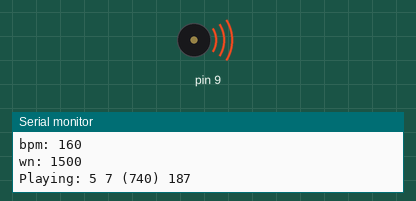
Simulated run of this sketch. Board: Arduino Uno, built with avr-gcc and run on an emulated ATmega328P. Parts: buzzer (waves = sounding), the last lines printed to the serial monitor.

Above: at 0.1 s.
At 38.2 s:
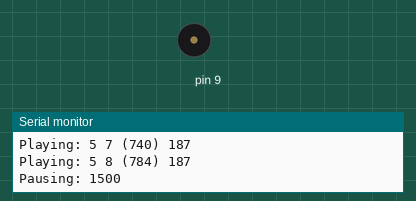
Timing chart, 0 to 40.0 s (numbered marks = the images above):
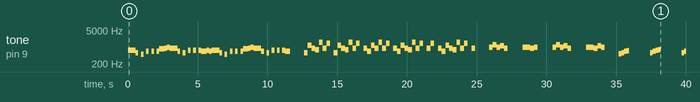

Measured:
- by itself, tone on pin 9: plays 740 Hz for 0.56 s, 587 Hz for 0.19 s, 494 Hz for 0.19 s, 659 Hz for 0.19 s, 659 Hz for 0.19 s, 659 Hz for 0.19 s … (101 notes in this stretch)

The sketch:

Musicas_no_Arduino_RTTTL.ino
```cpp
/*
GME - Grupo de Metodos Eletroforéticos
Instituto de Quimica - UFG

A fun sketch to demonstrate the use of the Tone library.

To mix the output of the signals to output to a small speaker (i.e. 8 Ohms or higher),
simply use 1K Ohm resistors from each output pin and tie them together at the speaker.
Don't forget to connect the other side of the speaker to ground!

You can get more RTTTL (RingTone Text Transfer Language) songs from
http://code.google.com/p/rogue-code/wiki/ToneLibraryDocumentation

criado   2017
por
modificado nov 2022
por Wanderson D. Lopes
*/


#include <Tone.h>

Tone tone1;

#define OCTAVE_OFFSET 0

int notes[] = { 0,
NOTE_C4, NOTE_CS4, NOTE_D4, NOTE_DS4, NOTE_E4, NOTE_F4, NOTE_FS4, NOTE_G4, NOTE_GS4, NOTE_A4, NOTE_AS4, NOTE_B4,
NOTE_C5, NOTE_CS5, NOTE_D5, NOTE_DS5, NOTE_E5, NOTE_F5, NOTE_FS5, NOTE_G5, NOTE_GS5, NOTE_A5, NOTE_AS5, NOTE_B5,
NOTE_C6, NOTE_CS6, NOTE_D6, NOTE_DS6, NOTE_E6, NOTE_F6, NOTE_FS6, NOTE_G6, NOTE_GS6, NOTE_A6, NOTE_AS6, NOTE_B6,
NOTE_C7, NOTE_CS7, NOTE_D7, NOTE_DS7, NOTE_E7, NOTE_F7, NOTE_FS7, NOTE_G7, NOTE_GS7, NOTE_A7, NOTE_AS7, NOTE_B7
};

//char *song = "The Simpsons:d=4,o=5,b=160:c.6,e6,f#6,8a6,g.6,e6,c6,8a,8f#,8f#,8f#,2g,8p,8p,8f#,8f#,8f#,8g,a#.,8c6,8c6,8c6,c6";
//char *song = "Indiana:d=4,o=5,b=250:e,8p,8f,8g,8p,1c6,8p.,d,8p,8e,1f,p.,g,8p,8a,8b,8p,1f6,p,a,8p,8b,2c6,2d6,2e6,e,8p,8f,8g,8p,1c6,p,d6,8p,8e6,1f.6,g,8p,8g,e.6,8p,d6,8p,8g,e.6,8p,d6,8p,8g,f.6,8p,e6,8p,8d6,2c6";
char *song1 = "TakeOnMe:d=4,o=4,b=160:8f#5,8f#5,8f#5,8d5,8p,8b,8p,8e5,8p,8e5,8p,8e5,8g#5,8g#5,8a5,8b5,8a5,8a5,8a5,8e5,8p,8d5,8p,8f#5,8p,8f#5,8p,8f#5,8e5,8e5,8f#5,8e5,8f#5,8f#5,8f#5,8d5,8p,8b,8p,8e5,8p,8e5,8p,8e5,8g#5,8g#5,8a5,8b5,8a5,8a5,8a5,8e5,8p,8d5,8p,8f#5,8p,8f#5,8p,8f#5,8e5,8e5";
//char *song = "Entertainer:d=4,o=5,b=140:8d,8d#,8e,c6,8e,c6,8e,2c.6,8c6,8d6,8d#6,8e6,8c6,8d6,e6,8b,d6,2c6,p,8d,8d#,8e,c6,8e,c6,8e,2c.6,8p,8a,8g,8f#,8a,8c6,e6,8d6,8c6,8a,2d6";
//char *song = "Muppets:d=4,o=5,b=250:c6,c6,a,b,8a,b,g,p,c6,c6,a,8b,8a,8p,g.,p,e,e,g,f,8e,f,8c6,8c,8d,e,8e,8e,8p,8e,g,2p,c6,c6,a,b,8a,b,g,p,c6,c6,a,8b,a,g.,p,e,e,g,f,8e,f,8c6,8c,8d,e,8e,d,8d,c";
//char *song = "Xfiles:d=4,o=5,b=125:e,b,a,b,d6,2b.,1p,e,b,a,b,e6,2b.,1p,g6,f#6,e6,d6,e6,2b.,1p,g6,f#6,e6,d6,f#6,2b.,1p,e,b,a,b,d6,2b.,1p,e,b,a,b,e6,2b.,1p,e6,2b.";
//char *song = "Looney:d=4,o=5,b=140:32p,c6,8f6,8e6,8d6,8c6,a.,8c6,8f6,8e6,8d6,8d#6,e.6,8e6,8e6,8c6,8d6,8c6,8e6,8c6,8d6,8a,8c6,8g,8a#,8a,8f";
//char *song = "20thCenFox:d=16,o=5,b=140:b,8p,b,b,2b,p,c6,32p,b,32p,c6,32p,b,32p,c6,32p,b,8p,b,b,b,32p,b,32p,b,32p,b,32p,b,32p,b,32p,b,32p,g#,32p,a,32p,b,8p,b,b,2b,4p,8e,8g#,8b,1c#6,8f#,8a,8c#6,1e6,8a,8c#6,8e6,1e6,8b,8g#,8a,2b";
//char *song = "Bond:d=4,o=5,b=80:32p,16c#6,32d#6,32d#6,16d#6,8d#6,16c#6,16c#6,16c#6,16c#6,32e6,32e6,16e6,8e6,16d#6,16d#6,16d#6,16c#6,32d#6,32d#6,16d#6,8d#6,16c#6,16c#6,16c#6,16c#6,32e6,32e6,16e6,8e6,16d#6,16d6,16c#6,16c#7,c.7,16g#6,16f#6,g#.6";
//char *song = "MASH:d=8,o=5,b=140:4a,4g,f#,g,p,f#,p,g,p,f#,p,2e.,p,f#,e,4f#,e,f#,p,e,p,4d.,p,f#,4e,d,e,p,d,p,e,p,d,p,2c#.,p,d,c#,4d,c#,d,p,e,p,4f#,p,a,p,4b,a,b,p,a,p,b,p,2a.,4p,a,b,a,4b,a,b,p,2a.,a,4f#,a,b,p,d6,p,4e.6,d6,b,p,a,p,2b";
//char *song = "StarWars:d=4,o=5,b=45:32p,32f#,32f#,32f#,8b.,8f#.6,32e6,32d#6,32c#6,8b.6,16f#.6,32e6,32d#6,32c#6,8b.6,16f#.6,32e6,32d#6,32e6,8c#.6,32f#,32f#,32f#,8b.,8f#.6,32e6,32d#6,32c#6,8b.6,16f#.6,32e6,32d#6,32c#6,8b.6,16f#.6,32e6,32d#6,32e6,8c#6";
//char *song = "GoodBad:d=4,o=5,b=56:32p,32a#,32d#6,32a#,32d#6,8a#.,16f#.,16g#.,d#,32a#,32d#6,32a#,32d#6,8a#.,16f#.,16g#.,c#6,32a#,32d#6,32a#,32d#6,8a#.,16f#.,32f.,32d#.,c#,32a#,32d#6,32a#,32d#6,8a#.,16g#.,d#";
//char *song = "TopGun:d=4,o=4,b=31:32p,16c#,16g#,16g#,32f#,32f,32f#,32f,16d#,16d#,32c#,32d#,16f,32d#,32f,16f#,32f,32c#,16f,d#,16c#,16g#,16g#,32f#,32f,32f#,32f,16d#,16d#,32c#,32d#,16f,32d#,32f,16f#,32f,32c#,g#";
//char *song = "A-Team:d=8,o=5,b=125:4d#6,a#,2d#6,16p,g#,4a#,4d#.,p,16g,16a#,d#6,a#,f6,2d#6,16p,c#.6,16c6,16a#,g#.,2a#";
//char *song = "Flinstones:d=4,o=5,b=40:32p,16f6,16a#,16a#6,32g6,16f6,16a#.,16f6,32d#6,32d6,32d6,32d#6,32f6,16a#,16c6,d6,16f6,16a#.,16a#6,32g6,16f6,16a#.,32f6,32f6,32d#6,32d6,32d6,32d#6,32f6,16a#,16c6,a#,16a6,16d.6,16a#6,32a6,32a6,32g6,32f#6,32a6,8g6,16g6,16c.6,32a6,32a6,32g6,32g6,32f6,32e6,32g6,8f6,16f6,16a#.,16a#6,32g6,16f6,16a#.,16f6,32d#6,32d6,32d6,32d#6,32f6,16a#,16c.6,32d6,32d#6,32f6,16a#,16c.6,32d6,32d#6,32f6,16a#6,16c7,8a#.6";
//char *song = "Jeopardy:d=4,o=6,b=125:c,f,c,f5,c,f,2c,c,f,c,f,a.,8g,8f,8e,8d,8c#,c,f,c,f5,c,f,2c,f.,8d,c,a#5,a5,g5,f5,p,d#,g#,d#,g#5,d#,g#,2d#,d#,g#,d#,g#,c.7,8a#,8g#,8g,8f,8e,d#,g#,d#,g#5,d#,g#,2d#,g#.,8f,d#,c#,c,p,a#5,p,g#.5,d#,g#";
//char *song = "Gadget:d=16,o=5,b=50:32d#,32f,32f#,32g#,a#,f#,a,f,g#,f#,32d#,32f,32f#,32g#,a#,d#6,4d6,32d#,32f,32f#,32g#,a#,f#,a,f,g#,f#,8d#";
//char *song = "Smurfs:d=32,o=5,b=200:4c#6,16p,4f#6,p,16c#6,p,8d#6,p,8b,p,4g#,16p,4c#6,p,16a#,p,8f#,p,8a#,p,4g#,4p,g#,p,a#,p,b,p,c6,p,4c#6,16p,4f#6,p,16c#6,p,8d#6,p,8b,p,4g#,16p,4c#6,p,16a#,p,8b,p,8f,p,4f#";
//char *song = "MahnaMahna:d=16,o=6,b=125:c#,c.,b5,8a#.5,8f.,4g#,a#,g.,4d#,8p,c#,c.,b5,8a#.5,8f.,g#.,8a#.,4g,8p,c#,c.,b5,8a#.5,8f.,4g#,f,g.,8d#.,f,g.,8d#.,f,8g,8d#.,f,8g,d#,8c,a#5,8d#.,8d#.,4d#,8d#.";
//char *song = "LeisureSuit:d=16,o=6,b=56:f.5,f#.5,g.5,g#5,32a#5,f5,g#.5,a#.5,32f5,g#5,32a#5,g#5,8c#.,a#5,32c#,a5,a#.5,c#.,32a5,a#5,32c#,d#,8e,c#.,f.,f.,f.,f.,f,32e,d#,8d,a#.5,e,32f,e,32f,c#,d#.,c#";
//char *song = "MissionImp:d=16,o=6,b=95:32d,32d#,32d,32d#,32d,32d#,32d,32d#,32d,32d,32d#,32e,32f,32f#,32g,g,8p,g,8p,a#,p,c7,p,g,8p,g,8p,f,p,f#,p,g,8p,g,8p,a#,p,c7,p,g,8p,g,8p,f,p,f#,p,a#,g,2d,32p,a#,g,2c#,32p,a#,g,2c,a#5,8c,2p,32p,a#5,g5,2f#,32p,a#5,g5,2f,32p,a#5,g5,2e,d#,8d";
//char *song = "goldenaxe:d=4,o=5,b=112:8a4,32p,16b4,16p,2c,16p,8a4,32p,16b4,16p,2c,16p,8b4,32p,16c,16p,d,32p,8g.4,16c,16b4,2a4";
//char *song = "missathing:d=4,o=5,b=125:2p,16a,16p,16a,16p,8a.,16p,a,16g,16p,2g,16p,p,8p,16g,16p,16g,16p,16g,8g.,16p,c6,16a#,16p,a,8g,f,g,8d,8f.,16p,16f,16p,16c,8c,16p,a,8g,16f,16p,8f,16p,16c,16p,g,f";
//char *song = "batman:d=8,o=5,b=180:b,b,a#,a#,a,a,a#,a#,b,b,a#,a#,a,a,a#,a#,4b,p,4b";
//char *song = "Beethoven:d=4,o=5,b=160:c,e,c,g,c,c6,8b,8a,8g,8a,8g,8f,8e,8f,8e,8d,c,e,g,e,c6,g";
//char *song = "Coca-cola:d=4,o=5,b=125:8f#6,8f#6,8f#6,8f#6,g6,8f#6,e6,8e6,8a6,f#6,d6,2p";
//char *song = "Abba - Mamma Mia :d=4,o=5,b=40:32f6,32d#6,32f6,8d#6,32d#6,32d#6,32f6,32g6,32f6,16d#.6,32p,16f6,8d#6,16g#6,32g#6,32g#6,32g#6,16g6,16d#.6,32p,8a#6,32a#6,32a#6,16a#6,16f6,16g6,8g#6,16g6,16g6,32g6,16g6,16d6,16d#6,8f6,16f6,8d#6,16g#6,32g#6,32g#6,32g#6,32g6,32d#6,32f6,16d#6";
//char *song = "Alice Deejay - Better Off Alone : d=4,o=5,b=125:a,8a,f#,a,a,g#,8e,8e.6,8e.6,8c#6,a,8a,f#,a,a,g#,8e,8d.6,8d.6,8c#6,a,8a,f#,a,a,g#,8e,8e.6,8e.6,8c#6,a,8a,f#,a,a,g#,8d,8d.6,8d.6,8c#6";
//char *song = "Eiffel 65 - Blue : d=4,o=5,b=125:a,8a#,8d,8g,8a#,8c6,8f,8a,a#,8g,8a#,8d6,8d#6,8g,8d6,8c6,8a#,8d,8g,8a#,8c6,8f,8a,a#,8g,8a#,8d6,8d#6,8g,8d6,8c6,8a#,8d,8g,8a#,8a,8c,8f,g.,";
//char *song = "PinkPanther:d=4,o=5,b=160:8d#,8e,2p,8f#,8g,2p,8d#,8e,16p,8f#,8g,16p,8c6,8b,16p,8d#,8e,16p,8b,2a#,2p,16a,16g,16e,16d,2e";
//char *song = "ScoobyDoo:d=4,o=5,b=160:8e6,8e6,8d6,8d6,2c6,8d6,e6,2a,8a,b,g,e6,8d6,c6,8d6,2e6,p,8e6,8e6,8d6,8d6,2c6,8d6,f6,2a,8a,b,g,e6,8d6,2c6";
//char *song = "StarWars:d=4,o=5,b=180:8f,8f,8f,2a#.,2f.6,8d#6,8d6,8c6,2a#.6,f.6,8d#6,8d6,8c6,2a#.6,f.6,8d#6,8d6,8d#6,2c6,p,8f,8f,8f,2a#.,2f.6,8d#6,8d6,8c6,2a#.6,f.6,8d#6,8d6,8c6,2a#.6,f.6,8d#6,8d6,8d#6,2c6";
//char *song = "SuperMan:d=4,o=5,b=180:8g,8g,8g,c6,8c6,2g6,8p,8g6,8a.6,16g6,8f6,1g6,8p,8g,8g,8g,c6,8c6,2g6,8p,8g6,8a.6,16g6,8f6,8a6,2g.6,p,8c6,8c6,8c6,2b.6,g.6,8c6,8c6,8c6,2b.6,g.6,8c6,8c6,8c6,8b6,8a6,8b6,2c7,8c6,8c6,8c6,8c6,8c6,2c.6";
//char *song = "we-rock:d=4,o=6,b=40:32f#.5,32g.5,32a.5,32d6,32a.5,32d6,32a5,32d6,32a.5,16e.6,32a.5,16a5,8d.6,32g.5,32a.5,32b.5,32d6,32b.5,32d6,32b5,32d6,32b.5,16e.6,32a.5,16a5,8d.6,32f#.5,32g.5,32a.5,32d6,32a.5,32d6,32a5,32d6,32a.5,16e.6,32a.5,16a5,8d.6,32g.5,32a.5,32b.5,32d6,32b.5,32d6,32b5,32d6,32b.5,16e.6,32a.5,16a5,16d.6,";
//char *song = "mslug:d=4,o=5,b=63:32f,32c,32a#,32d#,8d#.6,32d6,32d#6,32d6,32c6,32a#,32d6,16c.6,32f,f.,32g#,32d#,32c#6,32f#,8f#.6,32f7,32f#6,32f6,32d#6,32c#6,32f6,16d#6,16d6,16d#6,g#6,16g#,16g#,16a#,8b.,32a#,32g#,8a#,8d#,8a.,32g#,32f#,8g#,8c#,8g#.,32f#,32e,8c#,8d#,8e,2d#";
char *song2 = "GunsAndR:d=4,o=6,b=225:d5,d,a5,g5,g,a5,f_,d5,d,a5,g5,g,a5,f_,a5,e5,d,a5,g,a5,f_,a5,e5,d,a5,g5,g,a5,f_,a5,f_,a5,e5,d,a5,g5,g,a5,f_,a5";
//char *song = "Jackassth:d=4,o=6,b=140:8e5,8f5,8g.5,16g5,8g5,p,8p,8e5,8f5,8g.5,16g5,8g5,p,16p,8f5,8e5,8d5,c5,p,8p,8f5,8e5,8d5,c5,2p,8e5,8f5,8g.5,16g5,8g5,p,8p,8e5,8f5,8g.5,16g5,8g5,p,16p,8f5,8e5,8d5,c5,p,8p,8f5,8e5,8d5,c5";
//char *song = "LinkinPar:d=4,o=6,b=125:d5,a5,a5,f5,e5,e5,e5,8f5,8e5,d5,a5,a5,f5,2e,p,a5,a5,e5,e5,e5,8f5,8e5,d5,a5,a5,f5,2e5";
//char *song = "LinkinPar:d=4,o=6,b=125:g_,8p,8g_,g_,8f_,8g_,g_,8g_,8g_,g_,b,f_,8p,8g_,g_,8f_,8g_,g_,8g_,8g_,g_,f_,g_,8g_,8g_,g_,f_,g_,8g_,8g_,g_,b,f_,8g_,8g_,g_,f_,g_,8g_,8g_,g_,f_,g_";
char *song3 = "gbusters:d=4,o=5,b=112:16b,16b,8d#6,8b,8c#6,8a,2p,16b,16b,16b,16b,8a,8b,2p,16b,16b,8d#6,8b,8c#6,8a,2p,16b,16b,16b,16b,8a,8c#6,8b";
char *song4 = "addams:d=4,o=5,b=160:8c,8d,8e,8f,1p,8d,8e,8f#,8g,1p,8d,8e,8f#,8g,p,8d,8e,8f#,8g,p,8c,8d,8e,8f,1p,8c,f,8a,f,8c,b4,g.,8f,e,8g,e,8c,a4,f.,8c,f,8a,f,8c,b4,g.,8f,e,8c,d,8e,2f";
//char *song = "spongebob:d=4,o=5,b=112:c7,a6,g6,e6,c7,a6,g6,e6,c7,a6,g6,e6,8g.6,16g6,2a6,b6,2c7,2p,c7,a6,g6,e6,c7,a6,g6,e6,c7,a6,g6,e6,8g.6,16g6,2a6,b6,2c7,2p,c7,a6,g6,e6,c7,a6,g6,e6,c7,a6,g6,e6,8g.6,16g6,2a6,b6,2c7,2p,c7,a6,g6,e6,c7,a6,g6,e6,c7,a6,g6,e6,8g.6,16g6,2a6,b6,2c7";
char *song5 = "HappyBirt:d=4,o=6,b=225:c5,c5,d5,c5,f5,e5,p,c5,c5,d5,c5,g5,f5,p,c5,c5,a5,g5,f5,e5,d5,p,a5,a5,g5,f5,g5,f5";
//char *song = "Piratesof:d=4,o=6,b=100:8a.5,8c.,8d.,8c,16a_5,8a5,16a5,8g5,16g5,f5,16p,16a5,16a.5,32p,16a5,16a5,16a5,16a5,16a5,16a5,16a5,16a5,16a5,16a5,16d.,32p,16a5,16f5,16f5,16g5,16a.5,p,16a5,16a_5,16a_5,16a_5,16g5,16g5,16g5,16a5,16a5,16a5,16f5,16f5,16f5,16g5,16g5,16g5,16g5,16a5";
//char *song = "007_best:d=4,o=6,b=200:16d_5,32f5,32f5,16d_5,16d_5,16d_5,32f_5,16f_5,8f_5,16f5,16f5,16f5,16d_5,32f5,32f5,16f5,8f5,16d_5,16d_5,16d_5,16d_5,32f_5,32f_5,16f_5,8f_5,16f5,16e5,16d_5,16d_,2d,16a_5,16g_5";
//char *song ="CrazyFrog:d=4,o=6,b=125:f5,8g_.5,16f5,16p,16f5,8a_5,8f5,8d_5,f5,8c.,16f5,16p,16f5,8c_,8c,8g_5,8f5,8c,8f,16f5,16d_5,16p,16d_5,8c5,8g5,f5,8p,p,2p,f5,8g_.5,16f5,16p,16f5,8a_5,8f5,8d_5,f5,8c.,16f5,16p,16f5,8c_,8c,8g_5,8f5,8c,8f,16f5,16d_5,16p,16d_5,8c5,8g5,f5,8p,p,2p,f5,8g_.5,16f5,16p,16f5,8a_5,8f5,8d_5,f5,8c.,16f5,16p,16f5,8c_,8c,8g_5,8f5,8c,8f,16f5,16d_5,16p,16d_5,8c5,8g5,f5";
//char *song = "SpiceGirl:d=4,o=6,b=125:16g5,16g5,16g5,16g5,8g5,8a5,8g5,8e5,8p,16c5,16d5,16c5,8d5,8d5,8c5,e5,p,8g5,8g5,8g5,8a5,8g5,8e5,8p,c,8c,8b5,8g5,8a5,16b5,16a5,g5";
char *song6 = "HarryPott:d=4,o=6,b=100:2p,8p,8b5,8e.,16g,8f_,e,8b,a.,f_.,8e.,16g,8f_,d,8f,2b5,8p,8b5,8e.,16g,8f_,e,8b,d7,8c_7,c7,8g_,8c.7,16b,8a_,f_,8g,b,8g,c7,8b,a_,8f_,8g.,16b,8a_,a_5,8b5,2b,8p";
//char *song = "WillSmith:d=4,o=6,b=160:a_5,g5,a_5,g5,p,8f5,8g5,8g5,8g5,2a_5,8a_5,8a_5,8a_5,8a_5,a_5,8a_5,8c,a_5,g5,g5,a_5,g5,a_5,g5,p,8f5,8g5,8g5,8g5,2a_5,8a_5,8a_5,8a_5,8a_5,a_5,8a_5,8c,a_5,g5,g5,a_5,g5,a_5,g5,p,8f5,8g5,8g5,8g5,2a_5,8a_5,8a_5,8a_5,8a_5,a_5,8a_5,8c,a_5,g5,g5,a_5,g5,a_5,g5,p,8f5,8g5,8g5,8g5,2a_5,8a_5,8a_5,8a_5,8a_5,a_5,8a_5,8c,a_5,g5,g5";
//char *song = "BobMarley:d=4,o=6,b=160:8c_5,e5,f_5,8p,2a5,8p,8f_5,8p,8c_5,e5,f_5,1p,a5,16p,a5,16p,a5,g_5,a5,g_5,f_5";
char *song7 = "RedHotCh:d=4,o=6,b=100:8e,8e,8e,8e,d,8e,d,2c.,p,8e,8e,8e,8e,d,8e,8d,2c.,16c,8c,8c,16c,16c,8b5,8c,8c,16c,16c,8b5,8c,8c,8c,8b5,a5,8a5,16c,16c,8c,8c,16c,16c,8b5,8c,8c,16c,16c,8b5,8c,8c,8e";
//char *song = "LedZeppel:d=4,o=6,b=80:8g,16p,8f_,16p,8f,16p,8e,16p,8d,8a5,8c,16p,8b5,16p,a_5,8a5,16f5,16e5,16d5,8p,16p,16a_5,16a_5,16a_5,8p,16p,16b5,16b5,16b5,8p,16p,16b5,16b5,16b5,8p,16p,16c,16c,16c,8p,16p,16c,16c,16c";
//char *song = "Nirvana:d=4,o=6,b=125:8a_5,8a5,a5,2g5,8c,8c,c,2a_5,8d_5,8d_5,d_5,d.5,8p,8c,8c,c,2a_5,8a_5,8a5,a5,g.5,8p,8c,8c,c,2a_5,8d_5,8d_5,d_5,d.5,8p,8c,8c,c,2a_5,a_.5";
//char *song = "GOT:d=32,o=4,b=320:2g5,p,2c5,p,4d#5,p,4f5,p,2g5,p,2c5,p,4d#5,p,4f5,p,2g5,p,2c5,p,4d#5,p,4f5,p,2g5,p,2c5,p,4d#5,p,4f5,p,2g5,p,2c5,p,4e5,p,4f5,p,2g5,p,2c5,p,4d#5,p,4f5,p,2g5,p,2c5,p,4e5,p,4f5,p,2g5,p,2c5,p,4d#5,p,4f5,p,1g.6,p,1c.6,p,4d#6,p,4f6,p,1g6,p,1c6,p,4d#6,p,4f6,p,2c5,p,4d#5,p,4f5,p,2g5,p,2c5,p,4d#5,p,4f5,p,2g5,p,2c5,p,4d#5,p,4f5,p,2g5,p,2c5,p,4d#5,p,4f5,p,2g5,p,1f.6,p,1a#.5,p,4d6,p,4d#6,p,1f6,p,1a#5,p,4d#6,p,4d6,p,2c5,p,4d#5,p,4f5,p,2g5,p,2c5,p,4d#5,p,4f5,p,2g5,p,2c5,p,4d#5,p,4f5,p,2g5,p,2c5,p,4d#5,p,4f5,p,2g5,p,1g.6,p,1c.6,p,4d#6,p,4f6,p,1g6,p,1c6,p,4d#6,p,4f6,p,2c5,p,4d#5,p,4f5,p,2g5,p,2c5,p,4d#5,p,4f5,p,2g5,p,2c5,p,4d#5,p,4f5,p,2g5,p,2c5,p,4d#5,p,4f5,p,2g5,p,1f.6,p,1a#.5,p,4d6,p,4d#6,p,1f6,p,1a#5,p,4d#6,p,4d6,p,2c5,p,4d#5,p,4f5,p,2g5,p,2c5,p,4d#5,p,4f5,p,2g5,p,2c5,p,4d#5,p,4f5,p,2g5,p,2c5,p,4d#5,p,4f5,p,2g5,p,1g.7,p,1c.7,p,4d#7,p,4f7,p,1g7,p,1c7,p,4d#7,p,4f7,p,2c5,p,4d#5,p,4f5,p,2g5,p,2c5,p,4d#5,p,4f5,p,2g5,p,2c5,p,4d#5,p,4f5,p,2g5,p,2c5,p,4d#5,p,4f5,p,2g5,p,1f.7,p,1a#.6,p,1d7,p,1d#7,p,1d7,p,1a#6,p,2c5,p,4d#5,p,4f5,p,2g5,p,2c5,p,4d#5,p,4f5,p,2g5,p,2c5,p,4d#5,p,4f5,p,2g5,p,2c5,p";


void setup(void)
{
  Serial.begin(9600);
  tone1.begin(9);
}

#define isdigit(n) (n >= '0' && n <= '9')


void play_rtttl(char *p)
{

  // Absolutely no error checking in here

  byte default_dur = 4;
  byte default_oct = 6;
  int bpm = 63;
  int num;
  long wholenote;
  long duration;
  byte note;
  byte scale;

  // format: d=N,o=N,b=NNN:
  // find the start (skip name, etc)

  while(*p != ':') p++;    // ignore name
  p++;                     // skip ':'

  // get default duration
  if(*p == 'd')
  {
    p++; p++;              // skip "d="
    num = 0;
    while(isdigit(*p))
    {
      num = (num * 10) + (*p++ - '0');
    }
    if(num > 0) default_dur = num;
    p++;                   // skip comma
  }

  Serial.print("ddur: "); Serial.println(default_dur, 10);

  // get default octave
  if(*p == 'o')
  {
    p++; p++;              // skip "o="
    num = *p++ - '0';
    if(num >= 3 && num <=7) default_oct = num;
    p++;                   // skip comma
  }

  Serial.print("doct: "); Serial.println(default_oct, 10);

  // get BPM
  if(*p == 'b')
  {
    p++; p++;              // skip "b="
    num = 0;
    while(isdigit(*p))
    {
      num = (num * 10) + (*p++ - '0');
    }
    bpm = num;
    p++;                   // skip colon
  }

  Serial.print("bpm: "); Serial.println(bpm, 10);

  // BPM usually expresses the number of quarter notes per minute
  wholenote = (60 * 1000L / bpm) * 4;  // this is the time for whole note (in milliseconds)

  Serial.print("wn: "); Serial.println(wholenote, 10);


  // now begin note loop
  while(*p)
  {
    // first, get note duration, if available
    num = 0;
    while(isdigit(*p))
    {
      num = (num * 10) + (*p++ - '0');
    }

    if(num) duration = wholenote / num;
    else duration = wholenote / default_dur;  // we will need to check if we are a dotted note after

    // now get the note
    note = 0;

    switch(*p)
    {
      case 'c':
        note = 1;
        break;
      case 'd':
        note = 3;
        break;
      case 'e':
        note = 5;
        break;
      case 'f':
        note = 6;
        break;
      case 'g':
        note = 8;
        break;
      case 'a':
        note = 10;
        break;
      case 'b':
        note = 12;
        break;
      case 'p':
      default:
        note = 0;
    }
    p++;

    // now, get optional '#' sharp
    if(*p == '#')
    {
      note++;
      p++;
    }

    // now, get optional '.' dotted note
    if(*p == '.')
    {
      duration += duration/2;
      p++;
    }

    // now, get scale
    if(isdigit(*p))
    {
      scale = *p - '0';
      p++;
    }
    else
    {
      scale = default_oct;
    }

    scale += OCTAVE_OFFSET;

    if(*p == ',')
      p++;       // skip comma for next note (or we may be at the end)

    // now play the note


    if(note)
    {
      Serial.print("Playing: ");
      Serial.print(scale, 10); Serial.print(' ');
      Serial.print(note, 10); Serial.print(" (");
      Serial.print(notes[(scale - 4) * 12 + note], 10);
      Serial.print(") ");
      Serial.println(duration, 10);
      tone1.play(notes[(scale - 4) * 12 + note]);
      delay(duration);
      tone1.stop();
    }
    else
    {
      Serial.print("Pausing: ");
      Serial.println(duration, 10);
      delay(duration);
    }
  }
}

void loop(void)
{
  // Primeiramente você vai no código da música e enumera as músicas que vc quer na sequência como song1, song2, song3 e etc...
  // Aqui você aumenta a sequência de músicas copiando e colando o código quantas vezes você quiser, só alterando o número da constante "song":
  // Exemplo:
  // play_rtttl(song2);
  // Serial.println("Done.");
  // while(0);
  // delay(1000);

  play_rtttl(song1);
  Serial.println("Done.");
  while(0);
  delay(1000);

  play_rtttl(song2);
  Serial.println("Done.");
  while(0);
  delay(1000);

  play_rtttl(song3);
  Serial.println("Done.");
  while(0);
  delay(1000);

  play_rtttl(song4);
  Serial.println("Done.");
  while(0);
  delay(1000);

  play_rtttl(song5);
  Serial.println("Done.");
  while(0);
  delay(1000);

  play_rtttl(song6);
  Serial.println("Done.");
  while(0);
  delay(1000);

  play_rtttl(song7);
  Serial.println("Done.");
  while(0);
  delay(1000);

  /*play_rtttl(song8);
  Serial.println("Done.");
  while(0);
  delay(1000);*/

}
```
